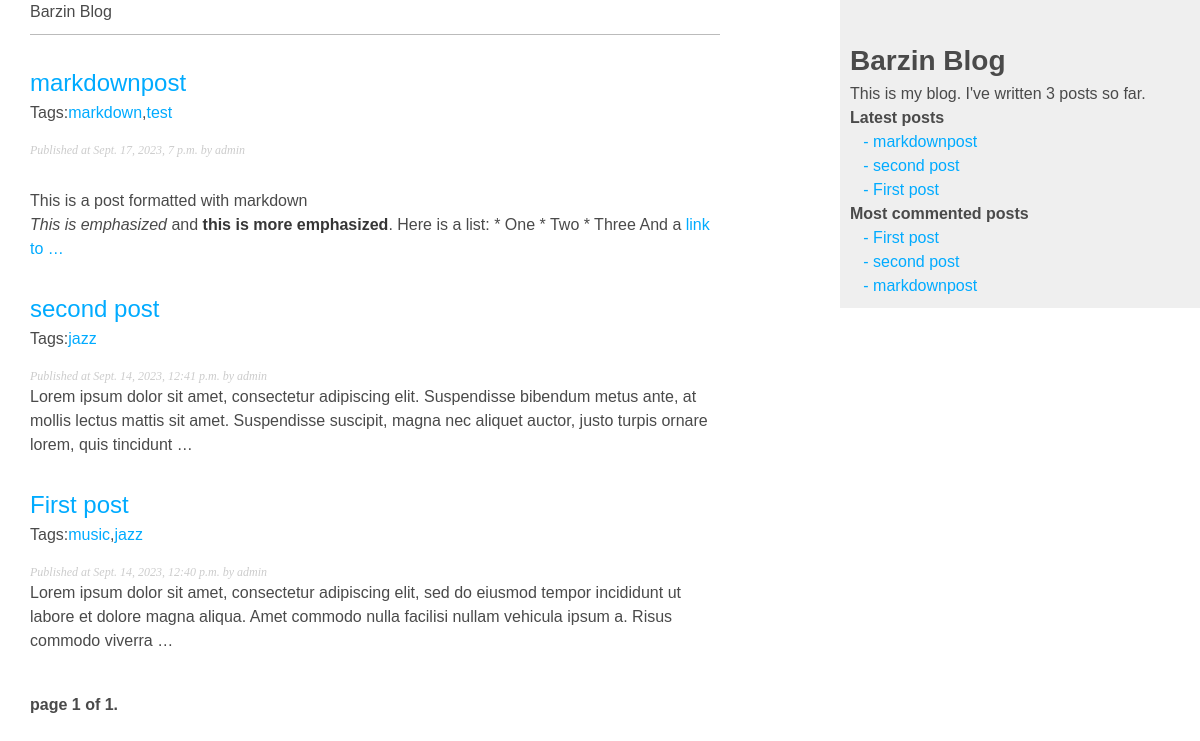
Screenshot of /blog/ with the database file from the repository.
### blog/models.py (models this page shows, shortened)
class Post(models.Model):
    tags = TaggableManager()
    objects = models.Manager()
    published = PublishedManager()
    class Status(models.TextChoices):
        DRAFT = 'DF','Draft'
        PUBLISHED = 'PB','Published'
    title = models.CharField(max_length=250)
    slug = models.SlugField(max_length=250,unique_for_date='publish')
    author = models.ForeignKey(User, on_delete=models.CASCADE,related_name="blog_posts")
    body = models.TextField()
    publish = models.DateTimeField(default=timezone.now)
    created = models.DateTimeField(auto_now_add=True)
    updated = models.DateTimeField(auto_now=True)
    status = models.CharField(max_length=2,choices=Status.choices,default=Status.DRAFT)
    class Meta:
        ordering = ['-publish']
        indexes = [
        models.Index(fields=['-publish']),
        ]
    def get_absolute_url(self):
        return reverse('blog:post_detail', args=[self.publish.year, self.publish.month, self.publish.day ,self.slug])

### blog/views.py (the view)
# urls.py: path('',post_list,name='post_list'),
def post_list(request,tag_slug=None):
    post_list = Post.published.all()
    tag = None
    if tag_slug:
        tag=get_object_or_404(Tag,slug=tag_slug)
        post_list = post_list.filter(tags__in=[tag])
    paginator = Paginator(post_list,5)
    page_number = request.GET.get('page',1)
    try:
        posts = paginator.page(page_number)
    except PageNotAnInteger:
        posts = paginator.page(1)
    except EmptyPage:
        posts = paginator.page(paginator.num_pages)
    return render(request,'blog/post/list.html',{'posts':posts , 'tag':tag })

### blog/models.py (called while the page is built)
    def get_queryset(self):
        return super().get_queryset().filter(status=Post.Status.PUBLISHED)

### blog/templatetags/blog_tags.py (called while the page is built)
@register.simple_tag
def total_posts():
    return Post.published.count()

@register.inclusion_tag('blog/latest_posts.html')
def show_latest_posts(count=5):
    latest_posts = Post.published.order_by('-publish')[:count]
    return {'latest_posts': latest_posts}

@register.simple_tag()
def get_most_commented_posts(count=5):
    return Post.published.annotate(total_comments=Count('comments')).order_by('-total_comments')[:count]

@register.filter(name='markdown')
def markdown_format(text):
    return mark_safe(markdown.markdown(text))

### templates/blog/post/list.html (shortened to what this page needs)
{% extends 'blog/base.html' %}
{% load blog_tags %}
{% block content %}
    <h1>Barzin Blog</h1>
    {% for post in posts %}
        <h2>
            <a style="font-size: 24px;" href="{{ post.get_absolute_url }}">
                {{ post.title }}
            </a>
        </h2>
        <p class="tags">
            Tags:
            {% for tag in post.tags.all %}
                <a href="{% url 'blog:post_list_by_tag' tag.slug %}">
                    {{tag.name}}
                </a>
                {% if not forloop.last %} , {% endif %}
            {% endfor %}
        </p>
        <p class="date">
            Published at {{ post.publish }} by {{post.author}}
        </p>
        {{ post.body|markdown|truncatewords_html:30 }}
    {% endfor %}
    {% include 'blog/pagination.html' with page=posts %}
{% endblock %}

### templates/blog/base.html (shortened to what this page needs)
{% load blog_tags %}
{% load static %}
<!DOCTYPE html>
<html>
<head>
    <link rel="stylesheet" href="https://cdn.jsdelivr.net/npm/bulma@0.9.4/css/bulma.min.css">
    <link rel="stylesheet" href="{% static 'css/blog/base.css' %}">
</head>
<body>
    <div id="content">
        {% block content %}
        {% endblock %}
    </div>
    <div id="sidebar">
        <h2 style="font-size: 28px;font-weight: 700;">Barzin Blog</h2>
        <p>
            This is my blog.
            I've written {% total_posts %} posts so far.
        </p>
        <p>
            <h3 style="font-weight: bold;">Latest posts</h3>
            {% show_latest_posts 3 %}
            <h3 style="font-weight: bold;">Most commented posts</h3>
            {%  get_most_commented_posts as most_commented_posts %}
            <ul>
                {% for post in most_commented_posts %}
                <li>
                    <a href="{{ post.get_absolute_url }}">&nbsp&nbsp&nbsp- {{ post.title }}</a>
                </li>
                {% endfor %}
            </ul>
        </p>
    </div>
</body>
</html>

### templates/blog/latest_posts.html
<ul>
    {% for post in latest_posts %}
        <li>
            <a href="{{ post.get_absolute_url }}">&nbsp&nbsp&nbsp- {{ post.title }}</a>
        </li>
    {% endfor %}
</ul>

### static/css/blog/base.css (style rules this page uses)
body { margin:0; padding:0; font-family:helvetica, sans-serif; }
a { color:#00abff; text-decoration:none; }
h1 { font-weight:normal; border-bottom:1px solid #bbb; padding:0 0 10px 0; }
h2 { font-weight:normal; margin:30px 0 0; }
#content { float:left; width:60%; padding:0 0 0 30px; }
#sidebar { float:right; width:30%; padding:10px; background:#efefef; height:100%; }
p.date { color:#ccc; font-family: georgia, serif; font-size: 12px; font-style: italic; }

### rows the page displays
Post: title "markdownpost", publish "Sept. 17, 2023, 7 p.m.", author "admin", body "This is a post formatted with markdown This is emphasized and this is more emphasized . Here is a list: * One * Two * Three And a link to …"
Tag: name "markdown"
Tag: name "test"
Post: title "second post", publish "Sept. 14, 2023, 12:41 p.m.", author "admin", body "Lorem ipsum dolor sit amet, consectetur adipiscing elit. Suspendisse bibendum metus ante, at mollis lectus mattis sit amet. Suspendisse suscipit, magna nec aliquet auctor, justo turpis ornare lorem, quis tincidunt …"
Tag: name "jazz"
Post: title "First post", publish "Sept. 14, 2023, 12:40 p.m.", author "admin", body "Lorem ipsum dolor sit amet, consectetur adipiscing elit, sed do eiusmod tempor incididunt ut labore et dolore magna aliqua. Amet commodo nulla facilisi nullam vehicula ipsum a. Risus commodo viverra …"
Tag: name "music"

### other values shown
{{ page.number }} "1"
{{ page.paginator.num_pages }} "1"
